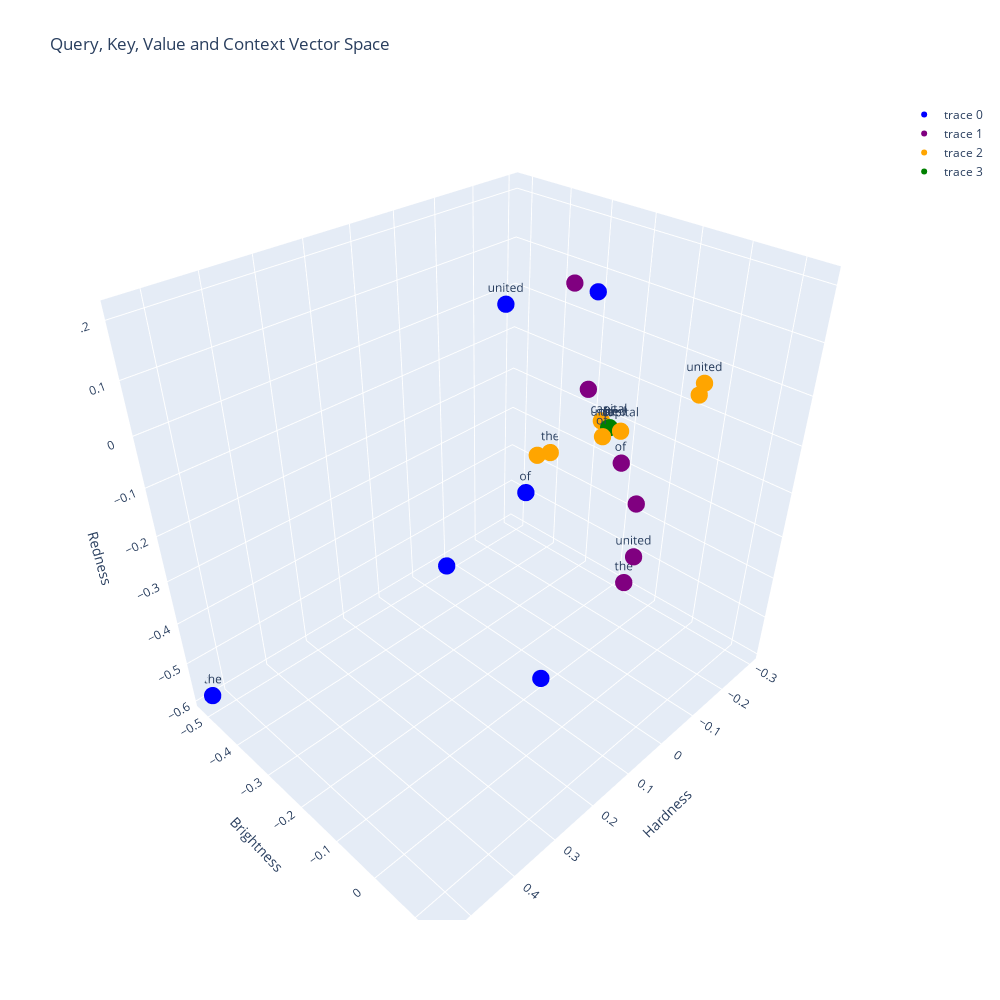

Notebook cell for this chart:
### Code cell
from plot_tokens import plot_tokens

u_sentences = [
  {
    "words": q_of_sentence.detach().numpy(),
    "labels": u_tokenizer.tokenize(prompt),
    "color": "blue",
  },
  {
    "words": k_of_sentence.detach().numpy(),
    "labels": u_tokenizer.tokenize(prompt),
    "color": "purple",
  },
  {
    "words": v_of_sentence.detach().numpy(),
    "labels": u_tokenizer.tokenize(prompt),
    "color": "orange",
  },
  {
    "words": context_vector.detach().numpy(),
    "labels": u_tokenizer.tokenize(prompt),
    "color": "green",
  },
]

plot_tokens(u_sentences, "Query, Key, Value and Context Vector Space")

### Figure 1 — Plotly figure (JSON) as saved in the notebook; plotly's stock layout.template omitted (floating-point values rounded to 4 significant figures)
{"data": [{"hoverinfo": "text", "marker": {"color": "blue", "size": 6}, "mode": "markers+text", "text": ["the", " ", "capital", " ", "of", " ", "united"], "type": "scatter3d", "x": [0.5377, -0.02309, 0.0, 0.1537, 0.1077, 0.2107, 0.07537], "y": [-0.52, -0.0834, 0.0, -0.01334, -0.1042, -0.1934, -0.1874], "z": [-0.5887, 0.2064, 0.0, -0.4557, -0.118, -0.2673, 0.1841]}, {"hoverinfo": "text", "marker": {"color": "purple", "size": 6}, "mode": "markers+text", "text": ["the", " ", "capital", " ", "of", " ", "united"], "type": "scatter3d", "x": [0.02858, 0.0849, 0.0, -0.1166, 0.005726, 0.004492, 0.1288], "y": [0.05656, 0.1033, 0.0, -0.2084, 0.01133, -0.06798, 0.1388], "z": [-0.2656, -0.05015, 0.0, 0.1573, -0.05322, 0.05199, -0.1089]}, {"hoverinfo": "text", "marker": {"color": "orange", "size": 6}, "mode": "markers+text", "text": ["the", " ", "capital", " ", "of", " ", "united"], "type": "scatter3d", "x": [-0.2977, -0.02934, 0.0, -0.1515, -0.05964, -0.229, -0.08247], "y": [-0.4011, 0.1167, 0.0, -0.3104, -0.08037, -0.2143, 0.09102], "z": [-0.3484, 0.09974, 0.0, -0.2505, -0.06981, -0.1627, 0.08995]}, {"hoverinfo": "text", "marker": {"color": "green", "size": 6}, "mode": "markers+text", "text": ["the", " ", "capital", " ", "of", " ", "united"], "type": "scatter3d", "x": [-0.1229, -0.1211, -0.1214, -0.1222, -0.1217, -0.122, -0.1212], "y": [-0.1153, -0.1147, -0.1141, -0.1137, -0.1143, -0.1145, -0.115], "z": [-0.0929, -0.09211, -0.09167, -0.09154, -0.0919, -0.0921, -0.09231]}], "layout": {"height": 1000, "scene": {"xaxis": {"title": {"text": "Hardness"}}, "yaxis": {"title": {"text": "Brightness"}}, "zaxis": {"title": {"text": "Redness"}}}, "title": {"text": "Query, Key, Value and Context Vector Space"}, "width": 1000}}
